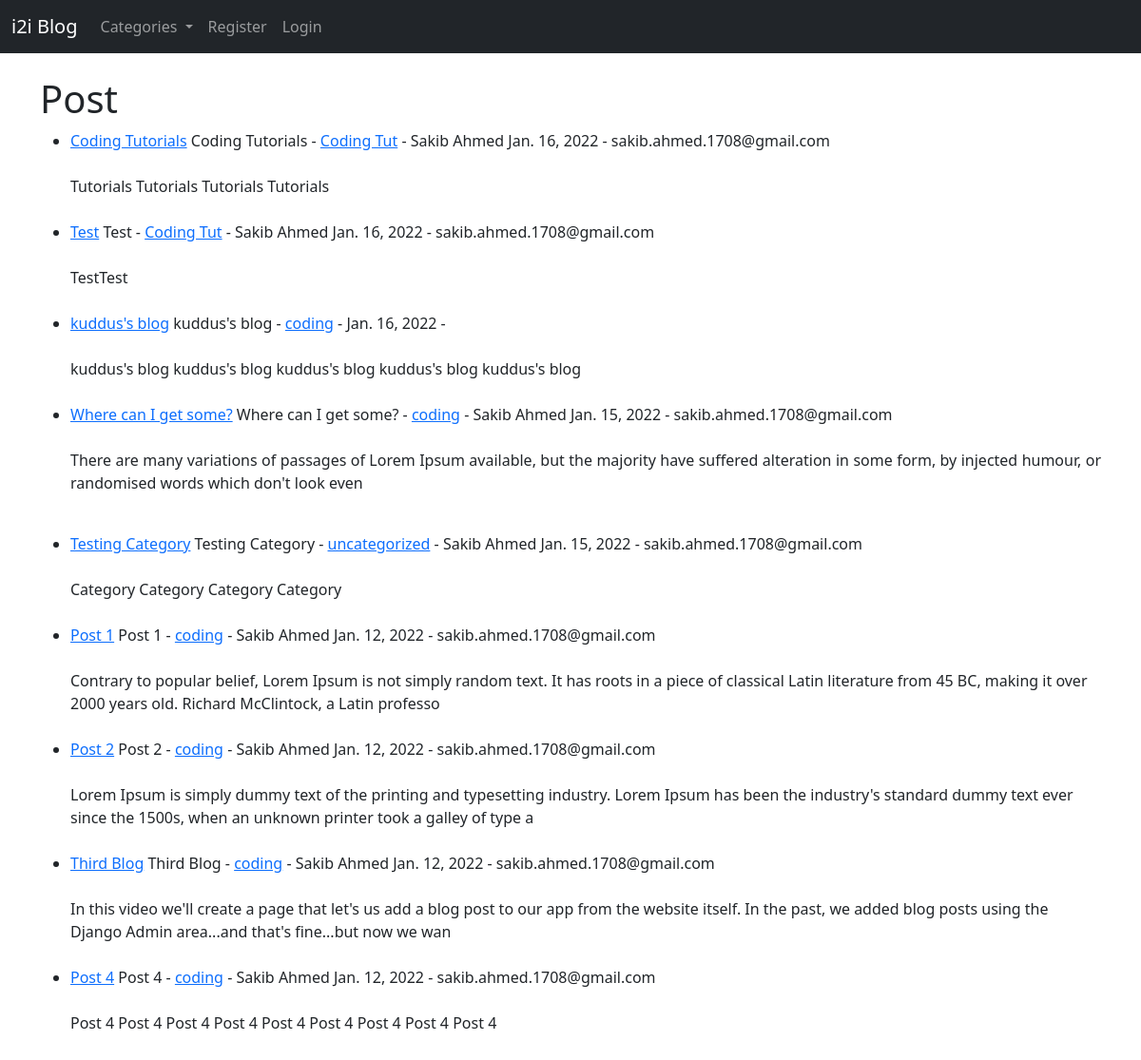
/, run on an earlier commit of the app's database.
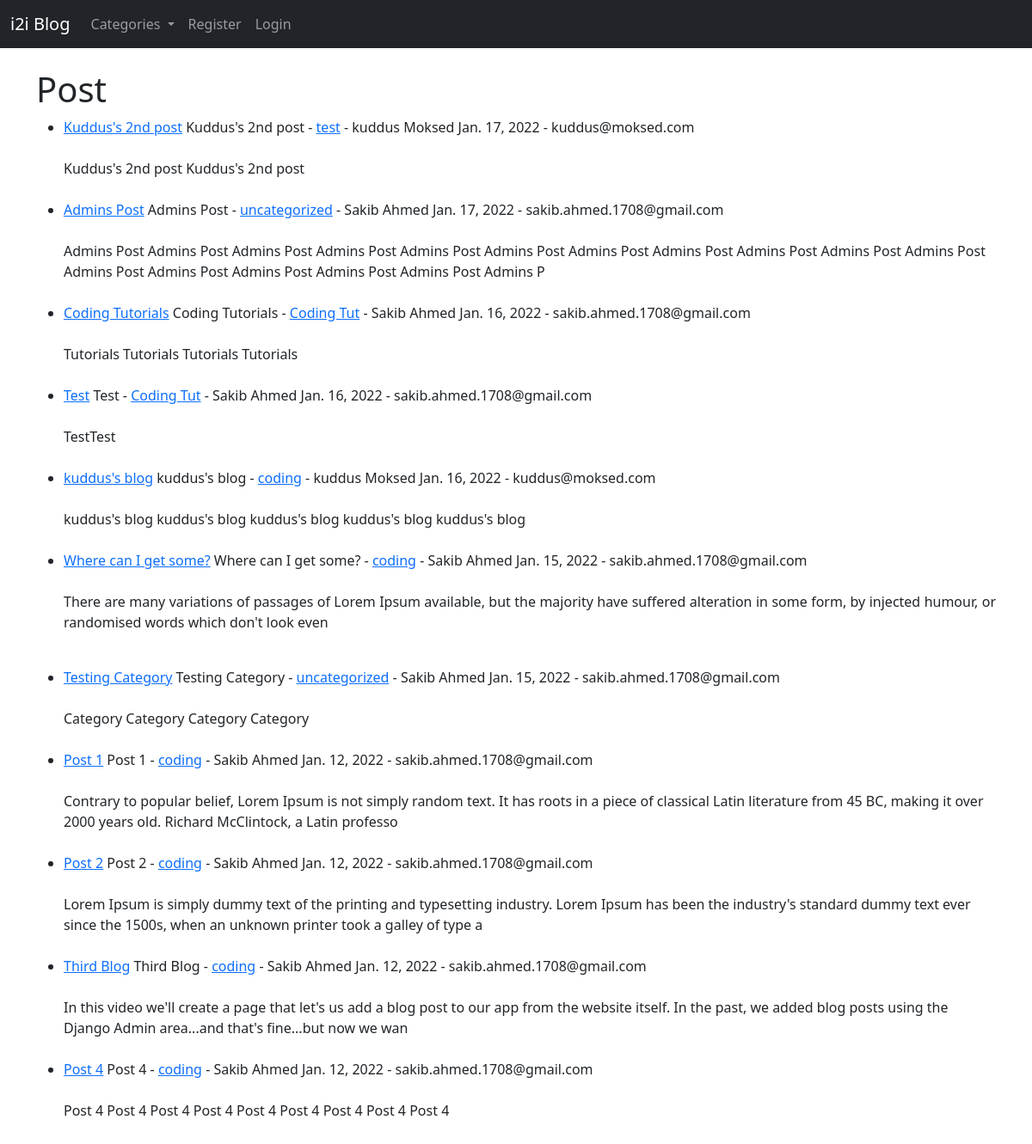
And on a later commit of the database.
### theblog/models.py (models this page shows, shortened)
class Post(models.Model):
    title = models.CharField(max_length=255)
    title_tag = models.CharField(max_length=255)
    author = models.ForeignKey(User, on_delete=models.CASCADE)
    body = models.TextField()
    post_date = models.DateField(auto_now_add=True)
    category = models.CharField(max_length=255, default='coding')
    likes = models.ManyToManyField(User, related_name='blog_posts')

### theblog/views.py (the view)
class HomeView(ListView):
    model = Post
    template_name = "home.html"
    ordering = ['-post_date']
    def get_context_data(self, *args, **kwargs):
        cat_menu = Category.objects.all()
        context = super(HomeView, self).get_context_data(*args, **kwargs)
        context["cat_menu"] = cat_menu
        return context

### theblog/models.py (called while the page is built)
    def __str__(self):
        return self.name

### theblog/templates/home.html (shortened to what this page needs)
<!DOCTYPE html>
<html lang="en">
  <head>
    {% extends 'base.html' %}
    {% block content %}
    <h1>Post</h1>
    <ul>
      {% for post in object_list %}
      <li>
        <a href="{% url 'article-detail' post.pk %}">{{ post.title }}</a>
        {{ post.title }}
         - <a href="{% url 'category' post.category|slugify %}">{{ post.category}}</a>
         - {{ post.author.first_name }}
        {{post.author.last_name}} {{ post.post_date }} -
         {{ post.author.email }}<br /><br />
        {{ post.body|slice:":200"|safe }}<br /><br />
      </li>
      {% endfor%}
    </ul>
    {% endblock %}

### theblog/templates/base.html (shortened to what this page needs)
<!DOCTYPE html>
<html lang="en">
  <head>
    <link
      href="https://cdn.jsdelivr.net/npm/bootstrap@5.1.3/dist/css/bootstrap.min.css"
      rel="stylesheet"
    />
  </head>
  <body>
    <nav class="navbar navbar-expand-lg navbar-dark bg-dark">
      <div class="container-fluid">
        <a class="navbar-brand" href="{% url 'home' %}">i2i Blog</a>
        <div class="collapse navbar-collapse" id="navbarSupportedContent">
          <ul class="navbar-nav me-auto mb-2 mb-lg-0">
            {% if cat_menu %}
            <li class="nav-item dropdown">
              <a
                class="nav-link dropdown-toggle"
                href="#"
                id="navbarDropdown"
                role="button"
                data-toggle="dropdown"
                aria-haspopup="true"
                aria-expanded="false"
              >
                Categories
              </a>
            </li>
            {% else %}
            <li class="nav-item">
              <a class="nav-link" href="{% url 'category-list' %}">Category</a>
            </li>
            {% endif %} {% if user.is_authenticated %}
            <li class="nav-item">
              <a class="nav-link" href="{% url 'add_post' %}">Add Post</a>
            </li>
            <li class="nav-item">
              <a class="nav-link" href="{% url 'add_category' %}"
                >Add Category</a
              >
            </li>
            <li class="nav-item">
              <a class="nav-link" href="{% url 'logout' %}">Logout</a>
            </li>
            {% else %}
            <li class="nav-item">
              <a class="nav-link" href="{% url 'register' %}">Register</a>
            </li>
            <li class="nav-item">
              <a class="nav-link" href="{% url 'login' %}">Login</a>
            </li>
            {% endif %}
          </ul>
        </div>
      </div>
    </nav>
    <br />
    <div class="container">{% block content %} {% endblock %}</div>
  </body>
</html>

What changed in the data, as far as the page shows it:
added Post: title "Kuddus's 2nd post", category "test", author.first_name "kuddus", author.last_name "Moksed", post_date "Jan. 17, 2022", author.email "kuddus@moksed.com", body "Kuddus's 2nd post Kuddus's 2nd post"
added Post: title "Admins Post", category "uncategorized", author.first_name "Sakib", author.last_name "Ahmed", post_date "Jan. 17, 2022", author.email "sakib.ahmed.1708@gmail.com", body "Admins Post Admins Post Admins Post Admins Post Admins Post Admins Post Admins Post Admins Post Admins Post Admins Post Admins Post Admins Post Admins Post Admins Post Admins Post Admins Post Admins P"
changed through a linked row, Post "kuddus's blog": author.first_name (not shown) → "kuddus"; author.last_name (not shown) → "Moksed"; author.email (not shown) → "kuddus@moksed.com"
